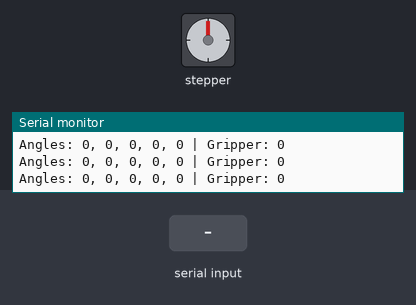
Recording of a sketch running on a simulated Arduino Mega 2560, built with avr-gcc and run on an emulated ATmega2560. On the bench: stepper motor, the last lines printed to the serial monitor. Inputs (shaded band) come from the test bench. Stepper angles assume 200 steps per turn.

Above: at 1.2 s.
1.3 s: "90,45,200,10,150,30\n" received over the second serial link
At 1.8 s:
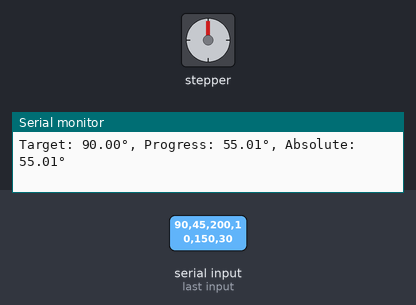
Timing chart, 0 to 4.3 s (numbered marks = the images above; inputs shaded):
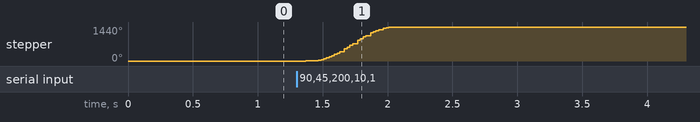

Measured:
- after the input at 1.3 s, stepper: turns 1440° clockwise in 0.66 s, starting after 0.07 s

The sketch:

ArduinoMegaMotorController.ino
```cpp
#include <AccelStepper.h>
#include "Uart.h"

// Define stepper motor connections
#define ANGLE1_STEP_PIN 2
#define ANGLE1_DIR_PIN  3

#define MOTOR_INTERFACE_TYPE 1 // Driver interface type

// Create a new instance of the AccelStepper class
AccelStepper stepper(MOTOR_INTERFACE_TYPE, ANGLE1_STEP_PIN, ANGLE1_DIR_PIN);

// Constants for motor configuration
const int STEPS_PER_REVOLUTION = 16 * 200;  // Correct for NEMA 17 (1.8° per step)
const float DEGREES_PER_SECOND = 5 * 360.0;     // Set your desired speed in degrees per second
const int SPEED = (int)(DEGREES_PER_SECOND * STEPS_PER_REVOLUTION / 360.0);  // Calculate steps per second
const int ACCELERATION = SPEED * 5;         // Acceleration is 5 x speed for smooth operation

void setup() {
  // Configure stepper
  stepper.setMaxSpeed(SPEED);
  stepper.setAcceleration(ACCELERATION);

  Serial.begin(9600);
  Serial.println("Stepper Motor Controller Started");
  Serial.print("Speed set to: ");
  Serial.print(DEGREES_PER_SECOND);
  Serial.println(" degrees per second");
  Serial.print("Calculated steps per second: ");
  Serial.println(SPEED);

  initUART(); // Initialize Serial1 for UART
}

// Function to convert angle to steps
long angleToSteps(float angle) {
  return (long)(angle * STEPS_PER_REVOLUTION / 360.0);
}

// Function to convert steps to angle
float stepsToAngle(long steps) {
  return (float)(steps * 360.0 / STEPS_PER_REVOLUTION);
}

// Function to start a rotation (returns immediately)
void startRotation(AccelStepper &stepper, float angle) {
  long steps = angleToSteps(angle);
  stepper.move(steps);
}

// Function to check if a stepper is still moving
bool isMoving(AccelStepper &stepper) {
  return stepper.distanceToGo() != 0;
}

// Function to run one step of the motor movement
void runStepper(AccelStepper &stepper) {
  stepper.run();
}

// Function to rotate motor by specified angle and wait for completion
void rotateAngle(AccelStepper &stepper, float angle) {
  startRotation(stepper, angle);

  // Store initial position for relative angle calculation
  long startPos = stepper.currentPosition();
  unsigned long lastPrintTime = 0;
  const unsigned long PRINT_INTERVAL = 100; // Print every 100ms

  while(isMoving(stepper)) {
    runStepper(stepper);

    // Print current angle every PRINT_INTERVAL milliseconds
    unsigned long currentTime = millis();
    if (currentTime - lastPrintTime >= PRINT_INTERVAL) {
      long currentPos = stepper.currentPosition();
      float relativeAngle = stepsToAngle(currentPos - startPos);
      float absoluteAngle = stepsToAngle(currentPos);

      Serial.print("Target: ");
      Serial.print(angle);
      Serial.print("°, Progress: ");
      Serial.print(relativeAngle);
      Serial.print("°, Absolute: ");
      Serial.print(absoluteAngle);
      Serial.println("°");

      lastPrintTime = currentTime;
    }
  }
}

void loop() {
  checkUART(); // Check for new UART messages and update jointAngles/gripperState

  // Print received values
  Serial.print("Angles: ");
  for (int i = 0; i < 5; ++i) {
    Serial.print(jointAngles[i]);
    Serial.print(i < 4 ? ", " : "");
  }
  Serial.print(" | Gripper: ");
  Serial.println(gripperState);

  // Move the stepper to the target angle (angle 1)
  static float lastAngle = 0;
  float targetAngle = jointAngles[0];
  if (targetAngle != lastAngle) {
    float delta = targetAngle - lastAngle;
    rotateAngle(stepper, delta);
    lastAngle = targetAngle;
  }

  delay(10);
}
```

Uart.cpp
```cpp
#include "Uart.h"

// UART receive buffer and state
static char uartBuffer[64];
static uint8_t uartIdx = 0;

// Angles and gripper state (global for access in main code)
volatile unsigned int jointAngles[5] = {0};
volatile unsigned int gripperState = 0;

void initUART() {
  Serial1.begin(115200);
}

void parseUARTMessage(const char* msg) {
  unsigned int angles[5];
  unsigned int gripper;
  int parsed = sscanf(msg, "%u,%u,%u,%u,%u,%u",
                      &angles[0], &angles[1], &angles[2], &angles[3], &angles[4], &gripper);
  if (parsed == 6) {
    for (int i = 0; i < 5; ++i) jointAngles[i] = angles[i];
    gripperState = gripper;
    // Optionally: call a function to update motors here
    // updateMotors(jointAngles, gripperState);
  }
}

void checkUART() {
  while (Serial1.available()) {
    char c = Serial1.read();
    if (c == '\n' || c == '\r') {
      uartBuffer[uartIdx] = '\0';
      parseUARTMessage(uartBuffer);
      uartIdx = 0;
    } else if (uartIdx < sizeof(uartBuffer) - 1) {
      uartBuffer[uartIdx++] = c;
    }
  }
}
```

Uart.h
```cpp
#ifndef UART_H
#define UART_H

#include <Arduino.h>

extern volatile unsigned int jointAngles[5];
extern volatile unsigned int gripperState;

void initUART();
void checkUART();
void parseUARTMessage(const char* msg);

#endif // UART_H
```
